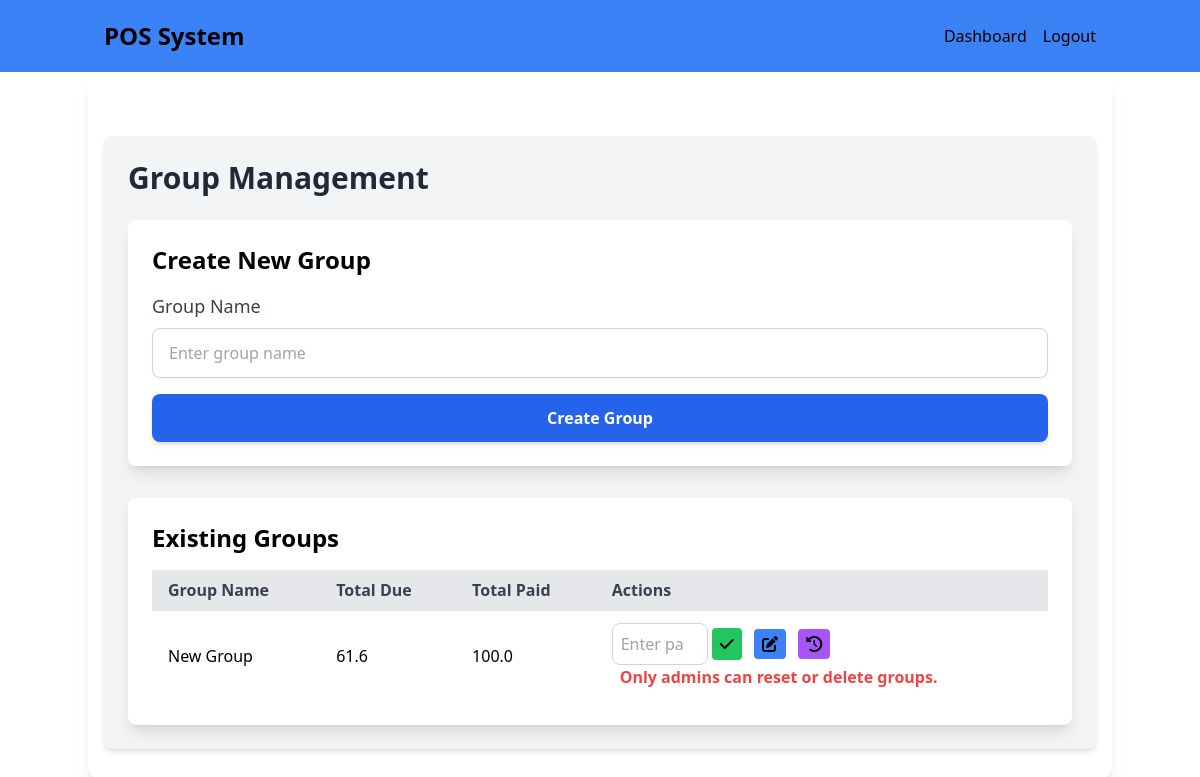
Page /group-management (signed in) on the earlier database version.
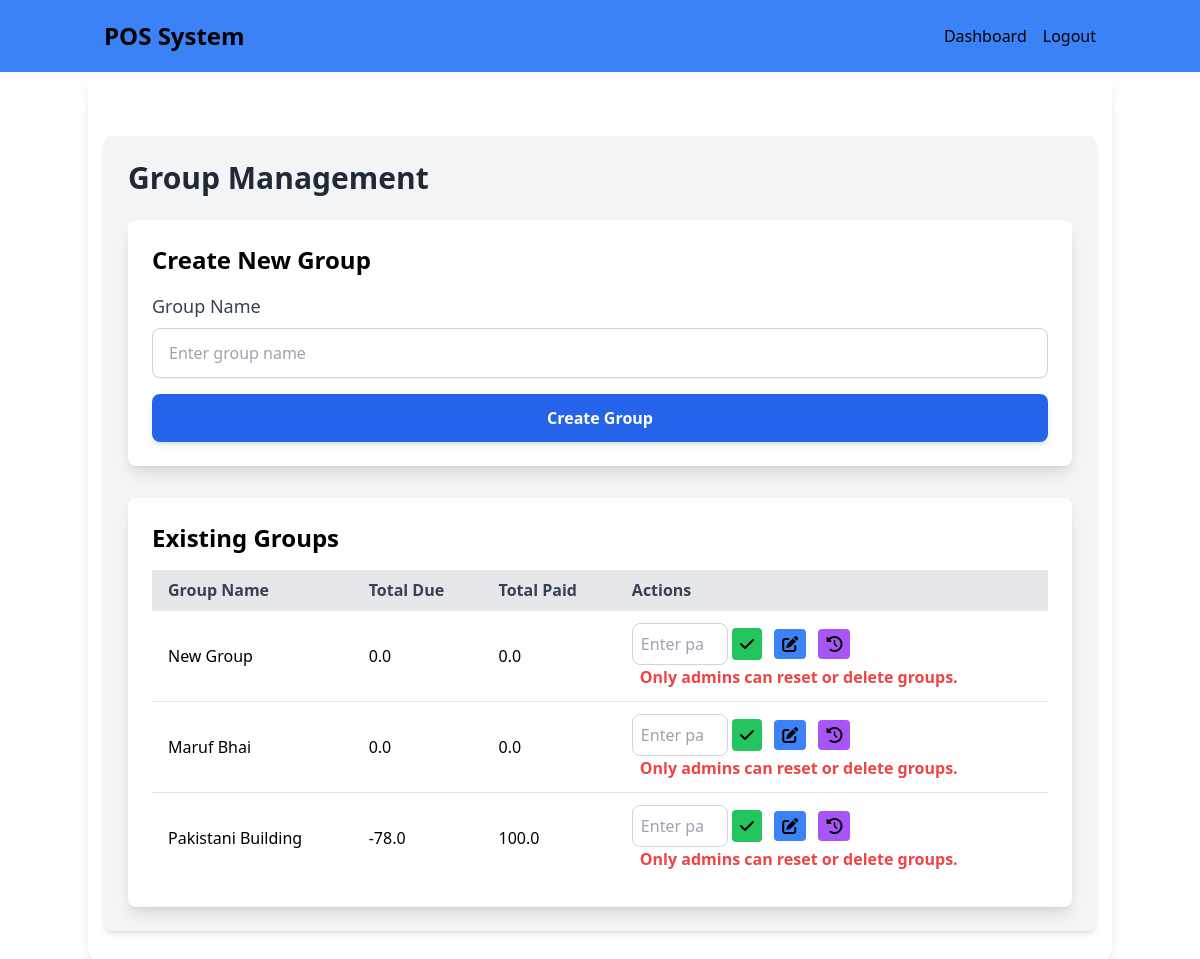
Same page on the later database version.
### models.py (models this page shows)
class Group(db.Model):
    id = db.Column(db.Integer, primary_key=True)
    name = db.Column(db.String(100), nullable=False)
    total_due = db.Column(db.Float, default=0.0)  # Amount the group owes
    total_paid = db.Column(db.Float, default=0.0)  # Total amount paid by the group
    payments = db.relationship('GroupPayment', backref='related_group', lazy=True)
    sales = db.relationship('GroupSale', backref='related_group', lazy=True)

### routes.py (the view)
    @app.route('/group-management', methods=['GET'])
    @login_required
    def group_management():
        if current_user.role not in ['admin', 'manager']:
            return redirect(url_for('dashboard'))
        userRole = current_user.role
        groups = Group.query.all()  # Fetch all groups from the database
        return render_template('group_management.html', groups=groups , role = userRole)

### app_init.py (called while the page is built)
def create_initialized_flask_app():
    app = Flask(__name__, static_folder='static')
    app.config['SECRET_KEY'] = 'your-secret-key'
    database_path = os.path.join(os.path.abspath(os.path.dirname(__file__)), 'data', 'pos_system.db')
    app.config['SQLALCHEMY_DATABASE_URI'] = f'sqlite:///{database_path}'
    app.config['SQLALCHEMY_TRACK_MODIFICATIONS'] = False
    app.config['JWT_SECRET_KEY'] = 'another-secret-key'
    db.init_app(app)
    login_manager.init_app(app)
    jwt.init_app(app)
    from models import User
    @login_manager.user_loader
    def load_user(user_id):
        return User.query.get(int(user_id))
    with app.app_context():
        db.create_all()
    return app#, socketio

### templates/group_management.html (shortened to what the changed rows need)
{% extends "base.html" %} {% block content %}
<div class="container mx-auto mt-8 p-6 bg-gray-100 rounded-lg shadow-md">
  <h2 class="text-3xl font-bold text-gray-800 mb-6">Group Management</h2>
  <div class="bg-white p-6 rounded-lg shadow-lg">
    <table class="table-auto w-full text-left border-collapse">
      <thead class="bg-gray-200">
        <tr>
          <th class="px-4 py-2 text-gray-700 font-semibold">Group Name</th>
          <th class="px-4 py-2 text-gray-700 font-semibold">Total Due</th>
          <th class="px-4 py-2 text-gray-700 font-semibold">Total Paid</th>
          <th class="px-4 py-2 text-gray-700 font-semibold">Actions</th>
        </tr>
      </thead>
      <tbody>
        {% for group in groups %}
        <tr class="border-t">
          <td class="px-4 py-3">{{ group.name }}</td>
          <td class="px-4 py-3">{{ group.total_due | round(2)}}</td>
          <td class="px-4 py-3">{{ group.total_paid }}</td>
          <td class="px-4 py-3 space-x-2">
            <form
              action="{{ url_for('settle_group_payment', group_id=group.id) }}"
              method="POST"
              style="display: inline"
            >
              <input
                id="payment_{{ group.id }}"
                type="number"
                name="payment"
                class="w-24 p-2 border border-gray-300 rounded-lg"
                placeholder="Enter payment"
              />
              <button
                type="submit"
                class="bg-green-500 text-white px-2 py-1 rounded hover:text-green-700"
                onclick="return verifyPaymentG('{{ group.id }}')"
              >
                <i class="fa-solid fa-check"></i>
              </button>
            </form>
            <a
              href="{{ url_for('edit_group', group_id=group.id) }}"
              class="bg-blue-500 text-white px-2 py-1 rounded hover:text-blue-700"
              ><i class="fa-solid fa-pen-to-square"></i
            ></a>
            <a
              href="{{ url_for('group_payment_history', group_id=group.id) }}"
              class="bg-purple-500 text-white px-2 py-1 rounded hover:text-purple-700"
              ><i class="fa-solid fa-clock-rotate-left"></i
            ></a>
            {% if role == 'admin' %}
            <form
              id="reset-form-{{ group.id }}"
              action="{{ url_for('reset_total_paid', group_id=group.id) }}"
              method="POST"
              style="display: inline"
              onsubmit="return verifyResetTotalDue('{{ group.total_due }}', '{{ group.id }}')"
            >
              <button
                type="submit"
                class="bg-red-500 text-white px-2 py-1 rounded"
              >
                <i class="fa-solid fa-power-off"></i>
              </button>
            </form>
            <form
              action="{{ url_for('delete_group', group_id=group.id) }}"
              method="POST"
              style="display: inline"
            >
              <button
                type="submit"
                class="bg-red-500 text-white px-2 py-1 rounded hover:text-red-700"
                onclick="return confirm('Are you sure you want to delete this group?')"
              >
                <i class="fa-solid fa-trash"></i>
              </button>
            </form>
            {% else %}
            <p class="text-red-500 font-bold">
              Only admins can reset or delete groups.
            </p>
            {% endif %}
          </td>
        </tr>
        {% endfor %}
      </tbody>
    </table>
  </div>
</div>
{% endblock %}

Differences in the rows shown:
changed Group "New Group": total_due "61.6" → "0.0"; total_paid "100.0" → "0.0"
added Group: name "Maruf Bhai", total_due "0.0", total_paid "0.0"
added Group: name "Pakistani Building", total_due "-78.0", total_paid "100.0"
